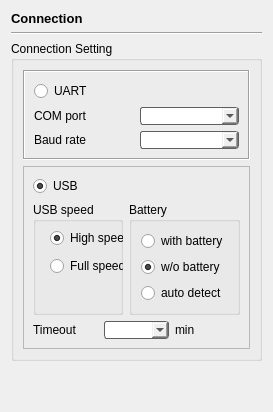
      <widget class="QWidget" name="page_Conn">
       <layout class="QGridLayout" name="gridLayout_14">
        <item row="2" column="0">
         <layout class="QGridLayout" name="gridLayout_13">
          <item row="0" column="0">
           <widget class="QGroupBox" name="groupBox_uartusb">
            <property name="title">
             <string>Connection Setting</string>
            </property>
            <property name="flat">
             <bool>false</bool>
            </property>
            <layout class="QGridLayout" name="gridLayout_12">
             <item row="0" column="0">
              <widget class="QFrame" name="frameUART">
               <property name="frameShape">
                <enum>QFrame::Box</enum>
               </property>
               <property name="frameShadow">
                <enum>QFrame::Sunken</enum>
               </property>
               <layout class="QGridLayout" name="gridLayout">
                <item row="0" column="0">
                 <widget class="QRadioButton" name="radioUART">
                  <property name="text">
                   <string>UART</string>
                  </property>
                 </widget>
                </item>
                <item row="1" column="0">
                 <layout class="QHBoxLayout" name="horizontalLayout_6">
                  <item>
                   <layout class="QVBoxLayout" name="verticalLayout_2">
                    <item>
                     <widget class="QLabel" name="label">
                      <property name="text">
                       <string>COM port</string>
                      </property>
                     </widget>
                    </item>
                    <item>
                     <widget class="QLabel" name="label_2">
                      <property name="text">
                       <string>Baud rate</string>
                      </property>
                     </widget>
                    </item>
                   </layout>
                  </item>
                  <item>
                   <layout class="QVBoxLayout" name="verticalLayout_3">
                    <item>
                     <widget class="QComboBox" name="comboPort">
                      <property name="styleSheet">
                       <string notr="true">border: 1px solid rgb(95,95,95);
border-radius: 3px;
margin:0 0 0 0;</string>
                      </property>
                     </widget>
                    </item>
                    <item>
                     <widget class="QComboBox" name="comboRate">
                      <property name="styleSheet">
                       <string notr="true">border: 1px solid rgb(95,95,95);
border-radius: 3px;
margin:0 0 0 0;</string>
                      </property>
                      <property name="currentIndex">
                       <number>-1</number>
                      </property>
                     </widget>
                    </item>
                   </layout>
                  </item>
                 </layout>
                </item>
               </layout>
              </widget>
             </item>
             <item row="1" column="0">
              <widget class="QFrame" name="frame">
               <property name="frameShape">
                <enum>QFrame::StyledPanel</enum>
               </property>
               <property name="frameShadow">
                <enum>QFrame::Raised</enum>
               </property>
               <layout class="QGridLayout" name="gridLayout_15">
                <item row="0" column="0">
                 <widget class="QRadioButton" name="radioUSB">
                  <property name="text">
                   <string>USB</string>
                  </property>
                  <property name="checked">
                   <bool>true</bool>
                  </property>
                 </widget>
                </item>
                <item row="1" column="0">
                 <layout class="QHBoxLayout" name="horizontalLayout_7">
                  <item>
                   <widget class="QGroupBox" name="groupBox_speed">
                    <property name="title">
                     <string>USB speed</string>
                    </property>
                    <widget class="QRadioButton" name="radioSpeedHigh">
                     <property name="geometry">
                      <rect>
                       <x>17</x>
                       <y>25</y>
                       <width>102</width>
                       <height>22</height>
                      </rect>
                     </property>
                     <property name="text">
                      <string>High speed</string>
                     </property>
                     <property name="checked">
                      <bool>true</bool>
                     </property>
                    </widget>
                    <widget class="QRadioButton" name="radioSpeedFull">
                     <property name="geometry">
                      <rect>
                       <x>17</x>
                       <y>53</y>
                       <width>95</width>
                       <height>22</height>
                      </rect>
                     </property>
                     <property name="text">
                      <string>Full speed</string>
                     </property>
                     <property name="checked">
                      <bool>false</bool>
                     </property>
                    </widget>
                   </widget>
                  </item>
                  <item>
                   <widget class="QGroupBox" name="groupBox_battery">
                    <property name="title">
                     <string>Battery</string>
                    </property>
                    <layout class="QGridLayout" name="gridLayout_2">
                     <item row="0" column="0">
                      <widget class="QRadioButton" name="radioButton_WithBattery">
                       <property name="text">
                        <string>with battery</string>
                       </property>
                      </widget>
                     </item>
                     <item row="1" column="0">
                      <widget class="QRadioButton" name="radioButton_WithoutBattery">
                       <property name="text">
                        <string>w/o battery</string>
                       </property>
                       <property name="checked">
                        <bool>true</bool>
                       </property>
                      </widget>
                     </item>
                     <item row="2" column="0">
                      <widget class="QRadioButton" name="radioButton_Autodetect">
                       <property name="text">
                        <string>auto detect</string>
                       </property>
                      </widget>
                     </item>
                    </layout>
                   </widget>
                  </item>
                 </layout>
                </item>
                <item row="2" column="0">
                 <layout class="QHBoxLayout" name="horizontalLayout_11">
                  <item>
                   <widget class="QLabel" name="label_Timeout">
                    <property name="text">
                     <string>Timeout</string>
                    </property>
                   </widget>
                  </item>
                  <item>
                   <widget class="QComboBox" name="comboTimeout">
                    <property name="autoFillBackground">
                     <bool>false</bool>
                    </property>
                    <property name="styleSheet">
                     <string notr="true">border: 1px solid rgb(95,95,95);
border-radius: 3px;
margin:0 0 0 0;</string>
                    </property>
                    <property name="currentIndex">
                     <number>-1</number>
                    </property>
                    <property name="insertPolicy">
                     <enum>QComboBox::InsertAtBottom</enum>
                    </property>
                   </widget>
                  </item>
                  <item>
                   <widget class="QLabel" name="label_min">
                    <property name="text">
                     <string>min</string>
                    </property>
                   </widget>
                  </item>
                 </layout>
                </item>
               </layout>
              </widget>
             </item>
            </layout>
           </widget>
          </item>
          <item row="1" column="0">
           <spacer name="verticalSpacer">
            <property name="orientation">
             <enum>Qt::Vertical</enum>
            </property>
            <property name="sizeHint" stdset="0">
             <size>
              <width>20</width>
              <height>40</height>
             </size>
            </property>
           </spacer>
          </item>
         </layout>
        </item>
        <item row="0" column="0">
         <widget class="QLabel" name="label_16">
          <property name="font">
           <font>
            <pointsize>10</pointsize>
            <weight>75</weight>
            <bold>true</bold>
           </font>
          </property>
          <property name="text">
           <string>Connection</string>
          </property>
         </widget>
        </item>
        <item row="1" column="0">
         <widget class="Line" name="line_6">
          <property name="orientation">
           <enum>Qt::Horizontal</enum>
          </property>
         </widget>
        </item>
       </layout>
      </widget>
